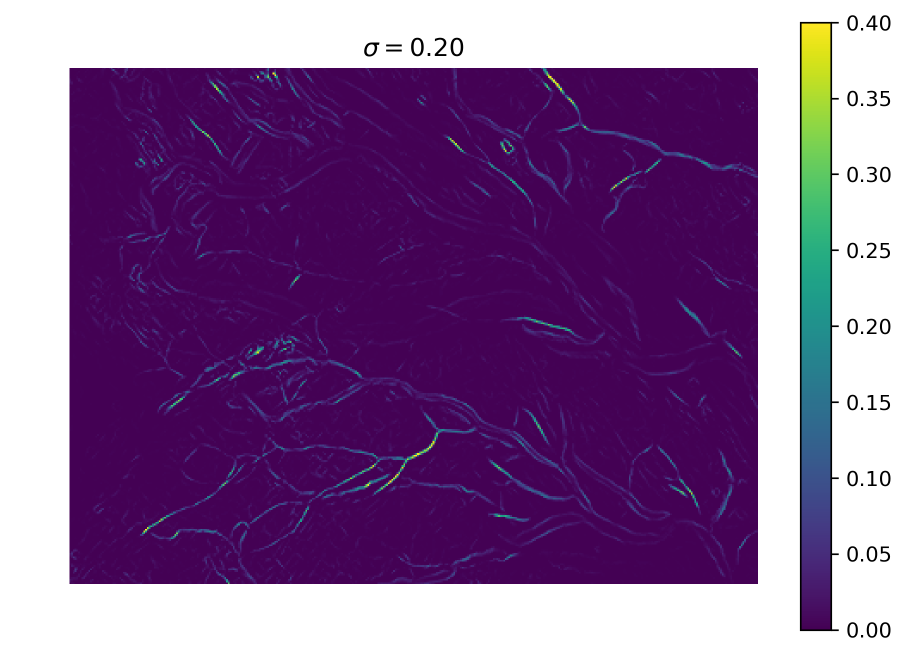
#> input picture demo_output/scalesweep_BN2315363_inset_0.png, 1813 x 1314 px, given in place of T-BN2315363.png, which was not available (shown at 1/2 size)
$ python scale_sweep_demo.py   (older library calls are emulated)
#> lines starting #> are read from the running program, lines starting #| are printed output that depends on the picture; pictures that were not available may be replaced by others from this repository, and a replacement may not be noted
### placenta.py
#!/usr/bin/env python3

"""
This module contains all the logic for loading placental samples.
Unfortunately, some functions here assume NCS samples, whereas others are
nonspecific to a fault. There are calls here to functions in the preprocessing
(and maybe plate_morphology)  modules

TODO:
    Ideally, the whole placenta itself would a well defined object with
    different views, rather than each file, wanting all access to a sample's
    related files, needing to load so many different images.
"""

import numpy as np
import numpy.ma as ma
import os.path
import os
import json
from scipy.ndimage import imread
from skimage import morphology

from numpy.ma import is_masked
from skimage.color import gray2rgb
from skimage.util import img_as_float
import matplotlib.pyplot as plt
from hfft import fft_gradient
from skimage.segmentation import watershed
from skimage.morphology import binary_erosion, disk
import scipy.ndimage as ndi


def open_typefile(filename, filetype, sample_dir=None, mode=None):
    """
    filetype is either 'mask' or 'trace'
    mask -> 'L' mode
    trace -> 'RGB' mode
    use mode keyword to override this behavior (for example if you
    want a binary trace)

    typefiles that aren't the above will be treated as 'L'
    """
    # try to open what the mask *should* be named
    # this should be done less hackishly
    # for example, if filename is 'ncs.1029.jpg' then
    # this would set the maskfile as 'ncs.1029.mask.jpg'

    #if filetype not in ("mask", "trace"):
    #    raise NotImplementedError("Can only deal with mask or trace files.")

    # get the base of filename and build the type filename
    *base, suffix = filename.split('.')
    base = ''.join(base)
    typefile = '.'.join((base, filetype, suffix))

    if sample_dir is None:
        sample_dir = 'samples'

    typefile = os.path.join(sample_dir, typefile)

    if mode is not None:
        if filetype == 'mask':
            mode = 'L'
        elif filetype in ('ctrace', 'veins', 'arteries'):
            mode = 'RGB'
        else:
            # handle this if you need to?
            mode = 'L'
    try:
        img = imread(typefile, mode=mode)

    except FileNotFoundError:
        print('Could not find file', typefile)
        return None

    return img


# [46 lines left out: functions strip_ncs_name, open_tracefile, mimg_as_float, not called in this run]

def get_named_placenta(filename, sample_dir=None, masked=True,
                       maskfile=None, mode='L'):
    """
    This function is to be replaced by a more ingenious/natural
    way of accessing a database of unregistered and/or registered
    placental samples.

    Parameters
    ----------

    filename: name of file (including suffix?) but NOT directory
    masked: return it masked.
    maskfile: if supplied, this use the file will use a supplied 1-channel
            mask (where 1 represents an invalid/masked pixel, and 0
            represents a valid/unmasked pixel. the supplied image must be
            the same shape as the image. if not provided, the mask is
            calculated (unless masked=False)
            the file must be located within the sample directory

            If maskfile is 'None' then this function will look for
            a default maskname with the following  pattern:

                test.jpg -> test.mask.jpg
                ncs.1029.jpg  -> ncs.1029.mask.jpg

    sample_directory: Relative path where sample (and mask file) is located.
            defaults to './samples'

    if masked is true (default), this returns a masked array.

    NOTE: A previous logical incongruity has been corrected. Masks should have
    1 as the invalid/background/mask value (to mask), and 0 as the
    valid/plate/foreground value (to not mask)
    """
#> called with filename = 'T-BN2315363.png', masked = True, mode = 'L'
    if sample_dir is None:
        sample_dir = 'samples'

    full_filename = os.path.join(sample_dir, filename)

    if mode.lower() in ('g', 'green'):
        # first channel of RGBA (or RGBA!)
        raw_img = imread(full_filename)[...,1]

    else:
        raw_img = imread(full_filename, mode=mode)
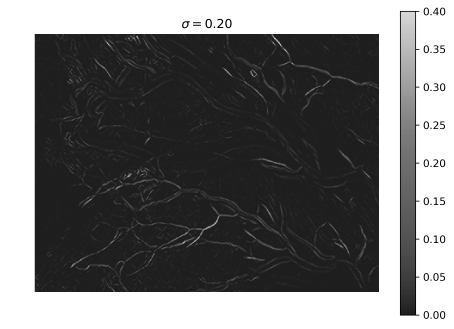
#> raw_img: shape (1314, 1813) (shown at 1/4 size); min 0, max 255, mean 116.7

    if maskfile is None:
        # try to open what the mask *should* be named
        # this should be done less hackishly
        # for example, if filename is 'ncs.1029.jpg' then
        # this would set the maskfile as 'ncs.1029.mask.jpg'
        *base, suffix = filename.split('.')
        test_maskfile = ''.join(base) + '.mask.' + suffix
        test_maskfile = os.path.join(sample_dir, test_maskfile)
        try:
            mask = imread(test_maskfile, mode='L')
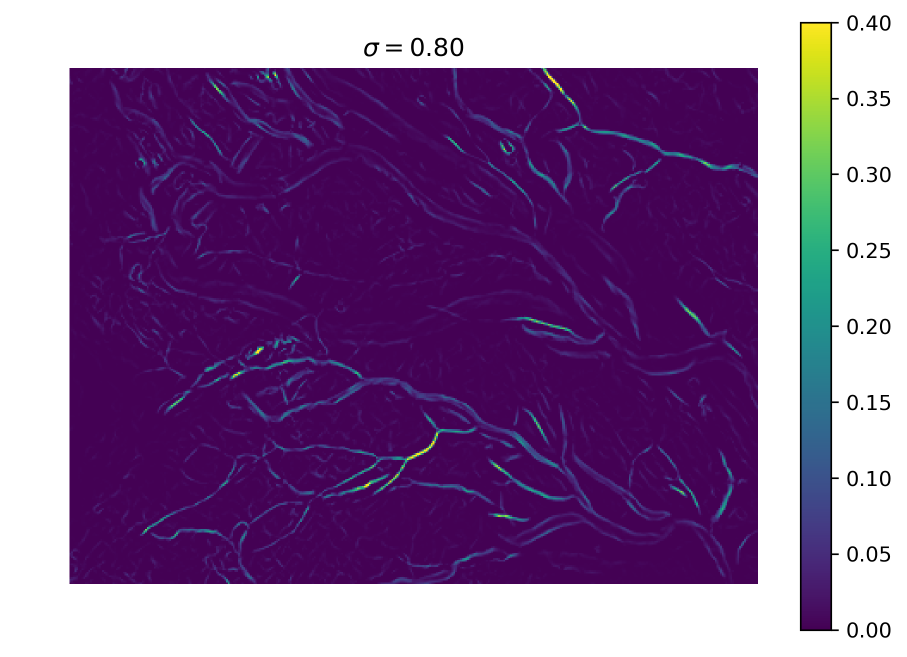
#> input picture demo_output/scalesweep_BN2315363_inset_1.png, 1813 x 1314 px, given in place of T-BN2315363.mask.png, which was not available (shown at 1/2 size)
        except FileNotFoundError:
            print('Could not find maskfile', test_maskfile)
            print('Please supply a maskfile. Autogeneration of mask',
                  'files is slow and buggy and therefore not supported.')
            raise
            #return mask_background(raw_img)
    else:
        # set maskfile name relative to path
        maskfile = os.path.join(sample_dir, maskfile)
        mask = imread(maskfile, mode='L')

    if filename.startswith('T-BN'):
        if filename not in FAILS:
            #print('tightening the mask')
            raw = open_typefile(filename, 'raw')
#> in open_typefile, img is the input picture: shape (1314, 1813, 4); mean R, G, B, A 136.6, 101.7, 149.5, 255
            plate = find_plate_in_raw(raw)

            stuff = ma.masked_array(raw_img, mask=mask)
            return ma.masked_array(stuff, mask=plate)
        else:
            #print('leaving this mask as it is')
            pass

    return ma.masked_array(raw_img, mask=mask)


# [174 lines left out: functions list_by_quality, check_filetype, list_placentas, show_mask, not called in this run]


def _cropped_bounds(img, mask=None):

    if mask is not None:

        img = ma.masked_array(img, mask=mask)

    X, Y = (np.argwhere(np.invert(img.mask).any(axis=k)).squeeze()
            for k in (0, 1)
            )

    if X.size == 0:
        X = [None, None]  # these will slice correctly
    if Y.size == 0:
        Y = [None, None]

    return Y[0], Y[-1], X[0], X[-1]


def cropped_args(img, mask=None):
    """
    get a slice that would crop image
    i.e. img[cropped_args(img)] would be a cropped view
    """

    x0, x1, y0, y1 = _cropped_bounds(img, mask=None)

    return np.s_[x0:x1, y0:y1]


# [14 lines left out: function cropped_view, not called in this run]


CYAN = [0, 255, 255]
YELLOW = [255, 255, 0]

def find_plate_in_raw(raw, sigma=.01):

    # this is introducing an ugly underflow error i think
    g = fft_gradient(raw[...,1],sigma=sigma)
    marks=np.zeros(g.shape, np.int32)
    marks[0,0] = 1


    # prevent a mean of empty slice runtime warning
    # need to check if this works before using this
    #if np.isnan(g).all():
    #    raise
    #    marks[:] = 2
    #else:
    #    marks[g > g.mean()] = 2

    marks[g > g.mean()] = 2

    w = watershed(g,marks)

    eroded = binary_erosion(w==2, disk(15))

    labeled, n_labs = ndi.label(eroded)

    # get largest object (0 is gonna be background)
    # sort labels by decreasing magnitude
    labs_by_size = sorted(list(range(1,n_labs+1)),
                          key=lambda l: np.sum(labeled==l), reverse=True)

    # unless something went horribly wrong
    plate_index = labs_by_size[0]

    return ~(labeled == plate_index)


# these are placentas where largest object watershedding didn't work
# this is pretty hackish
FAILS = [
    "T-BN0687730.png",
    "T-BN1629357.png",
    "T-BN2050224.png",
    "T-BN6381701.png",
    "T-BN7476220.png",
    "T-BN7644170.png",
    "T-BN7767693.png",
]

# [109 lines left out: functions measure_ncs_markings, add_ucip_to_mask, not called in this run]


# [12 lines that do not run on import are left out]

### hfft.py
#!/usr/bin/env python3

import numpy as np
import numpy.ma as ma
from scipy import signal
import scipy.fftpack as fftpack
from scipy.special import iv, ive
from scipy.ndimage import gaussian_filter
from itertools import combinations_with_replacement

from numpy.linalg import eigvals

# for demos
import matplotlib.pyplot as plt

from skimage.data import camera
from skimage.util import img_as_float
from skimage.measure import compare_mse, compare_nrmse

"""
hfft.py is the implementation of calculating the hessian of a real image based
in frequency space (rather than direct convolution with a gaussian, as is
standard in scipy, for example). This file also contains implementations of the
discrete gaussian kernel, and a visual demonstration of the "semigroup
property" of each implementation.


TODO: PROVIDE MAIN USAGE NOTES
"""

def fft_gaussian(img,sigma, kernel=None):

    """
    https://docs.scipy.org/doc/scipy/reference/generated/scipy.signal.fftconvolve.html

    in particular the example in which a gaussian blur is implemented.

    along with the comment:
    "Gaussian blur implemented using FFT convolution. Notice the dark borders
    around the image, due to the zero-padding beyond its boundaries. The
    convolve2d function allows for other types of image boundaries, but is far
    slower"

    (i.e. doesn't use FFT).

    note that here, you actually take the FFT of a gaussian (rather than
    build it in frequency space). there are ~6 ways to do this.
    """
#> called with sigma = 0.01
    #create a 2D gaussian kernel to take the FFT of
    # output of signal.gaussian is normalized to 1 so you need to scale
    # it back to work
    #A = 1 / (2*np.pi*sigma**2) # scale factor for 2D

    if kernel in ('discrete', None):
        kern_x = discrete_gaussian_kernel(img.shape[0], sigma)
        kern_y = discrete_gaussian_kernel(img.shape[1], sigma)
    elif kernel == 'sampled':
        # scaling factor for 1d gaussian (use it twice)
        A = 1 / (np.sqrt((2*np.pi)*sigma**2))
        kern_x = A*signal.gaussian(img.shape[0], sigma)
        kern_y = A*signal.gaussian(img.shape[1], sigma)
    else:
        raise ValueError("Key must be 'discrete' or 'sampled'")

    kernel = np.outer(kern_x, kern_y)

    return signal.fftconvolve(img, kernel, mode='same')
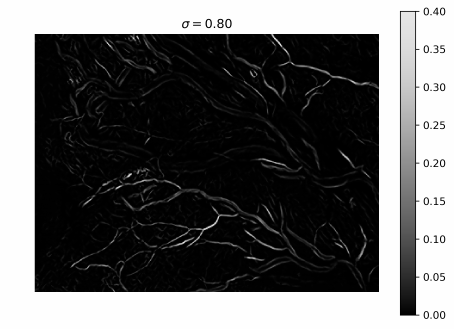
#> returned value: shape (1314, 1813) float64 (shown at 1/4 size); min 7.27e-14, max 255, mean 101.7; drawn with min black and max white


def discrete_gaussian_kernel(n_samples, sigma):
    """
    sigma is the scale, n_samples is the number of samples to compute
    will return a window centered a zero
    i.e. arange(-n_samples//2, n_samples//2+1)

    not sure how to center it on zero though, since integers only

    note! to make this work similarly to fft_gaussian, this uses
    sigma = np.sqrt(t). Usually you'll find this in terms of t

    by using scipy.special.ive instead we prevent blowups
    """
    dom = np.arange(-(n_samples//2), (n_samples//2) + 1)
    #there should be a scaling parameter alpha but whatever
    #return np.exp(-t) * iv(dom,t)
    if (n_samples % 2) == 0:
        dom = dom[1:]
    return ive(dom,sigma**2)


# [107 lines left out: functions fft_dgk, fft_fdgk, fft_weingarten_eigs, not called in this run]


def fft_hessian(image, sigma=1., kernel=None):
    """
    a reworking of skimage.feature.hessian_matrix that uses
    e FFT to compute gaussian, which results in a considerable speedup

    INPUT:
        image - a 2D image (which type?)
        sigma - coefficient for gaussian blur
        kernel - input to fft_gaussian
        gradient - if you've already computed this

    OUTPUT:
        (Lxx, Lxy, Lyy) - a triple containing three arrays
            each of size image.shape containing the xx, xy, yy derivatives
            respectively at each pixel. That is, for the pixel value given
            by image[j][k] has a calculated 2x2 hessian of
            [ [Lxx[j][k], Lxy[j][k]],
              [Lxy[j][k], Lyy[j][k]] ]
    """

    gaussian_filtered = fft_gaussian(image, sigma=sigma, kernel=kernel)

    gradients = np.gradient(gaussian_filtered)

    axes = range(image.ndim)

    H_elems = [np.gradient(gradients[ax0], axis=ax1)
               for ax0, ax1 in combinations_with_replacement(axes, 2)]

    return H_elems


def fft_gradient(image, sigma=1.):
    """ returns gradient norm """

    gaussian_filtered = fft_gaussian(image, sigma=sigma)

    Lx, Ly = np.gradient(gaussian_filtered)
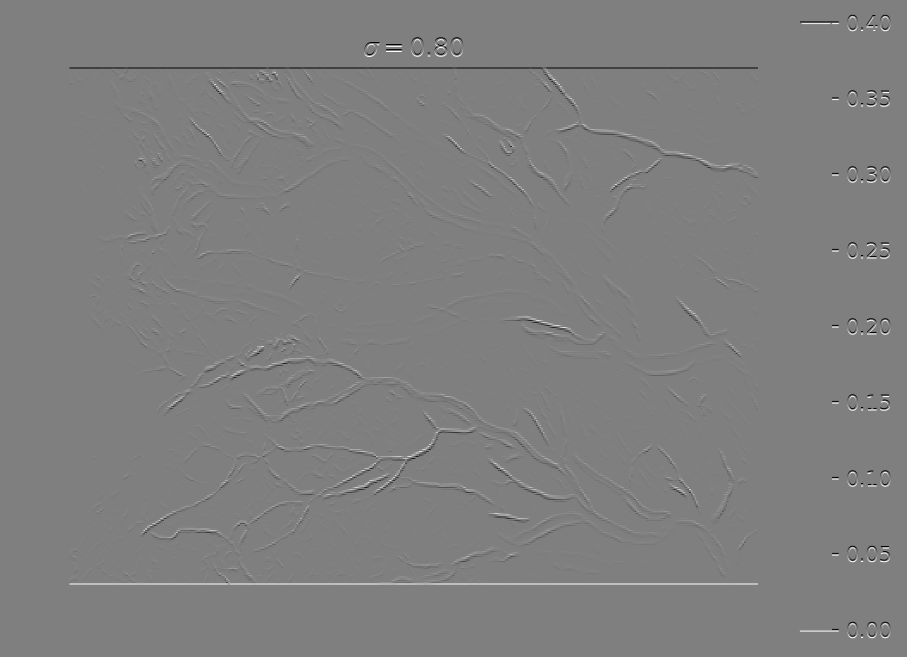
#> Lx: shape (1314, 1813) float64 (shown at 1/2 size); min -127.5, max 127.5, mean 0; drawn with min black and max white

    return np.sqrt(Lx**2 + Ly**2)
#> (the rest of the program and of its run is left out)
